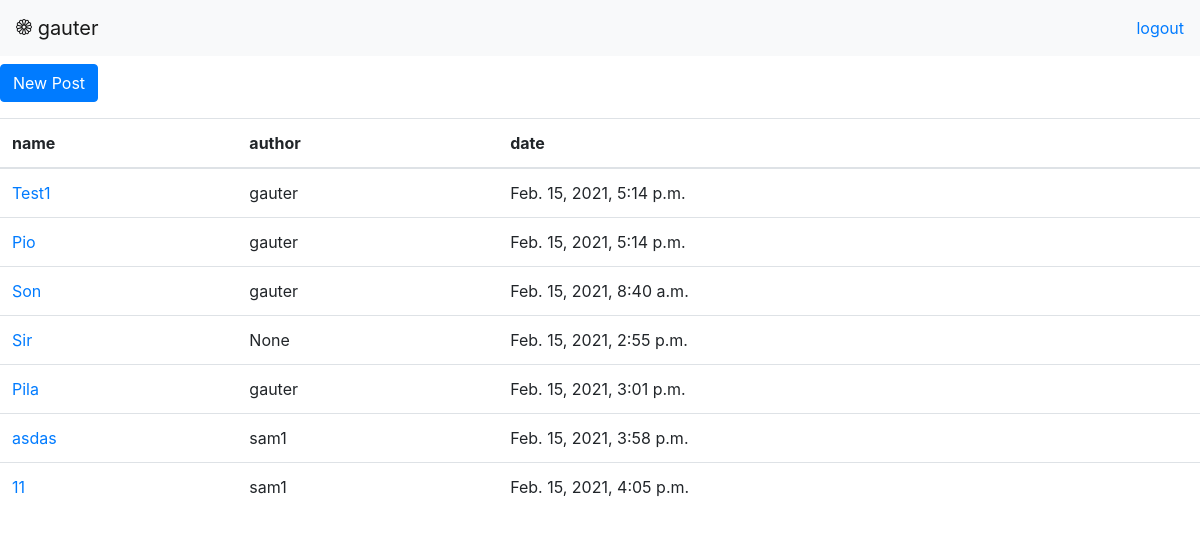
Page /site/ (signed in) on the committed database.
### page/models.py (models this page shows, shortened)
class Post(models.Model):
    author = models.ForeignKey(User, on_delete = models.CASCADE, null = True)
    name = models.CharField(max_length = 30)
    content = models.TextField()
    date = models.DateTimeField(auto_now = True)
    slug = models.SlugField(null = True, unique = True)

### page/views.py (the view)
# urls.py: path('', views.index, name = 'index' ),
def index(request):
    form = PostForm()
    if request.user.is_authenticated:
        if request.method == 'POST':
            form = PostForm(request.POST, request.FILES)
            if form.is_valid():
                pos = form.save(commit = True)
                pos.author = request.user
                pos.save()
    list_post = Post.objects.all()
    data = {
        'list_post': list_post,
        'form': form,
    }
    return render(request, 'news.html', data)

### page/templates/news.html (shortened to what this page needs)
{% extends 'base.html' %} {% block content %} {% if user.is_authenticated %}
<button
  type="button"
  class="btn btn-primary mt-2"
  data-toggle="modal"
  data-target="#exampleModal"
  data-whatever="@mdo"
>
  New Post
</button>
{% else %}
<h3>Шобы посты делать, пройди регистрацию</h3>
{% endif %}
<table class="table mt-3">
  <thead>
    <tr>
      <th scope="col">name</th>
      <th scope="col">author</th>
      <th scope="col">date</th>
    </tr>
  </thead>
  <tbody>
    {% for i in list_post %}
    <tr>
      <td><a href="{{i.slug}}"> {{i.name}}</a></td>
      <td>{{i.author}}</td>
      <td>{{i.date}}</td>
    </tr>
    {% endfor %}
  </tbody>
</table>
{% endblock %}

### page/templates/base.html (shortened to what this page needs)
<!DOCTYPE html>
<html lang="en">
  <head>
    {% load static %}
    <link rel="stylesheet" href="{% static 'navbar.css' %}" />
    <link
      rel="stylesheet"
      href="https://maxcdn.bootstrapcdn.com/bootstrap/4.0.0/css/bootstrap.min.css"
    />
  </head>
  <body>
    <nav class="navbar navbar-light bg-light ss">
      <a class="navbar-brand" href="{% url 'index' %}">
        {{user}}
      </a>
      {% if not user.is_authenticated %}
      <a href="{% url 'signin' %}">signin</a>
      <a href="{% url 'signup' %}">signup</a>
      {% else %}
      <a href="{% url 'logout' %}">logout</a>
      {% endif %}
    </nav>
    {% block content %} {% endblock %}
  </body>
</html>

### rows in the picture
Post: name "Test1", author "gauter", date "Feb. 15, 2021, 5:14 p.m."
Post: name "Pio", author "gauter", date "Feb. 15, 2021, 5:14 p.m."
Post: name "Son", author "gauter", date "Feb. 15, 2021, 8:40 a.m."
Post: name "Sir", author "None", date "Feb. 15, 2021, 2:55 p.m."
Post: name "Pila", author "gauter", date "Feb. 15, 2021, 3:01 p.m."
Post: name "asdas", author "sam1", date "Feb. 15, 2021, 3:58 p.m."
Post: name "11", author "sam1", date "Feb. 15, 2021, 4:05 p.m."

### other values in the picture
{{ user }} "gauter"
